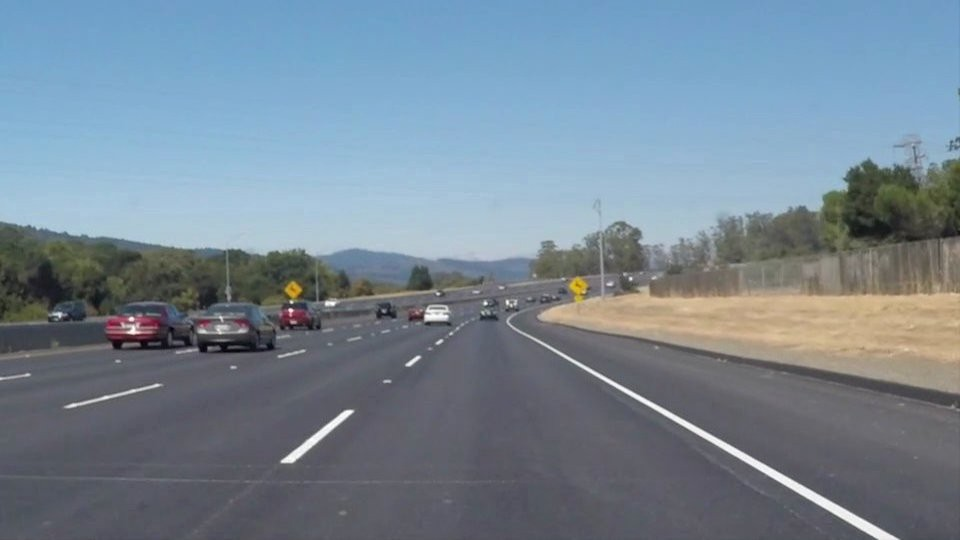
#> input picture image.jpeg, 960 x 540 px
$ python main.py
#> lines starting #> are read from the running program, lines starting #| are printed output that depends on the picture; after the words box and inside, x2 and y2 are one past the last pixel; in counts of white or black regions, pixels touching at a corner belong together
import cv2
import numpy as np
filename = "image.jpeg"
img = cv2.imread(filename) # dosyayi oku
#> img is the input picture: shape (540, 960, 3); mean B, G, R 148.1, 134.5, 118.5
from matplotlib import pyplot as plt
im = cv2.cvtColor(img, cv2.COLOR_BGR2GRAY) # grayscale kopya
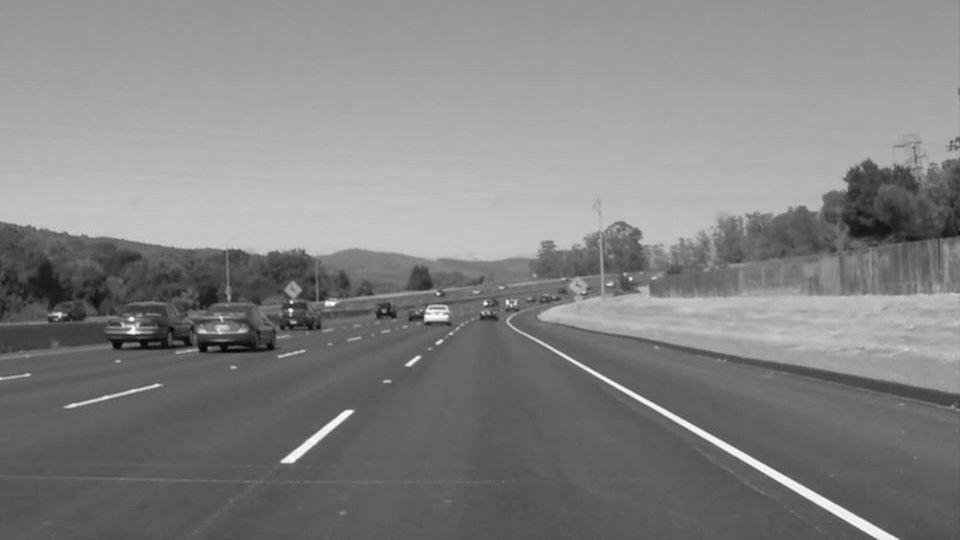
#> im: shape (540, 960); min 3, max 255, mean 131.3
img = cv2.cvtColor(img, cv2.COLOR_BGR2RGB) # rgb kopya
plt.imshow(im, cmap='gray')
plt.show()


white = cv2.inRange(im,200,255)
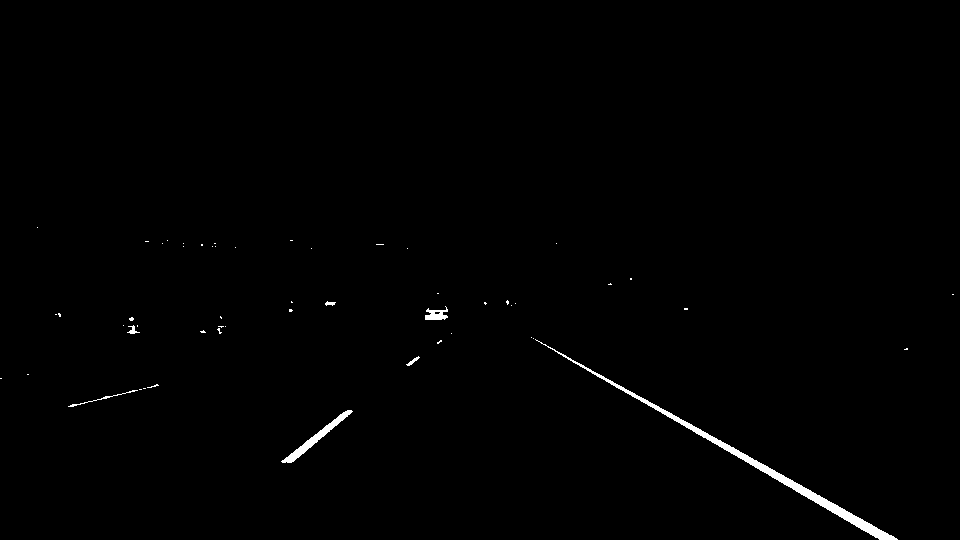
#> white: shape (540, 960); 0.66% white; 54 white regions (47 under 20 px), largest, box (x1, y1, x2, y2) and area: (535, 339, 898, 540) 2271, (281, 410, 353, 463) 566, (425, 306, 448, 320) 189
plt.imshow(white, cmap='gray')
plt.show()

# Gaussian Blur

blurred = cv2.GaussianBlur(white,(5,5),0.8)
plt.imshow(blurred, cmap='gray')
plt.show()

edge_image = cv2.Canny(blurred,50,150)
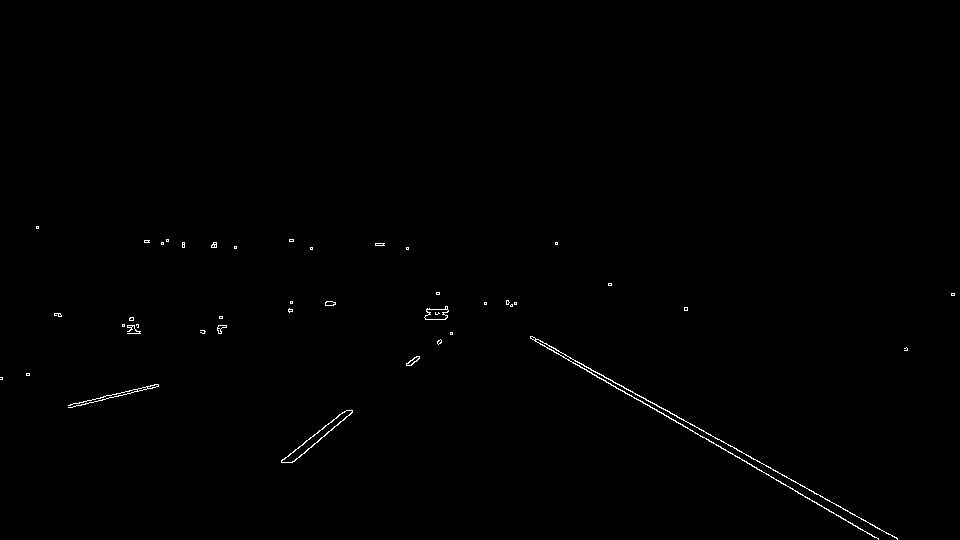
#> edge_image: shape (540, 960); 0.4% white in thin lines or dots, all inside (x1, y1, x2, y2) = (0, 226, 955, 540)
plt.imshow(edge_image, cmap='gray')
plt.show()


# ROI
mask = np.zeros_like(edge_image)
vertices = np.array([[(150,525),(440,320),(520,330),(920,525)]],np.int32)
print (vertices)
cv2.fillPoly(mask, vertices, 255)
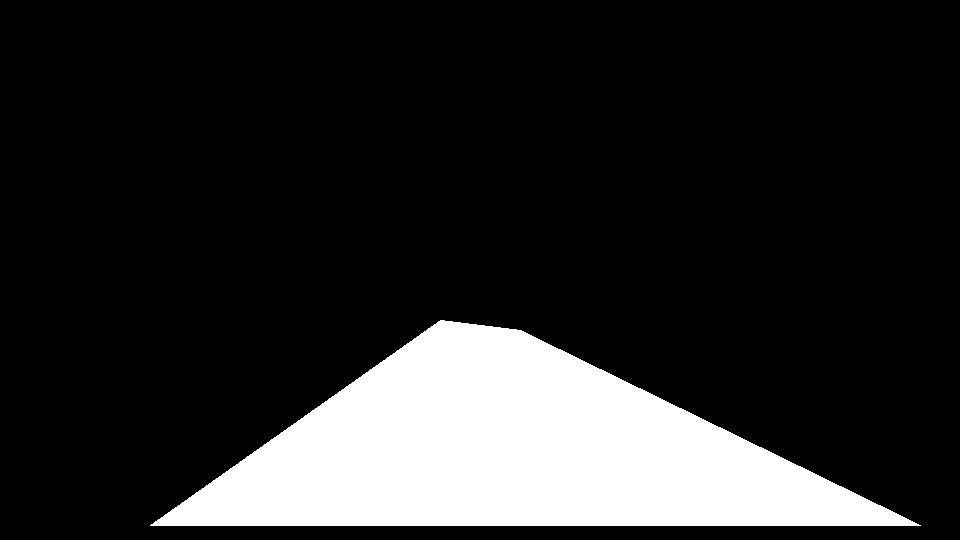
#> mask: shape (540, 960); 16.5% white; 1 white region, box (x1, y1, x2, y2) and area: (150, 320, 921, 526) 85501

plt.imshow(mask, cmap='gray')
plt.show()

print (edge_image.shape, mask.shape)
#| (540, 960) (540, 960)
masked = cv2.bitwise_and(edge_image, mask)
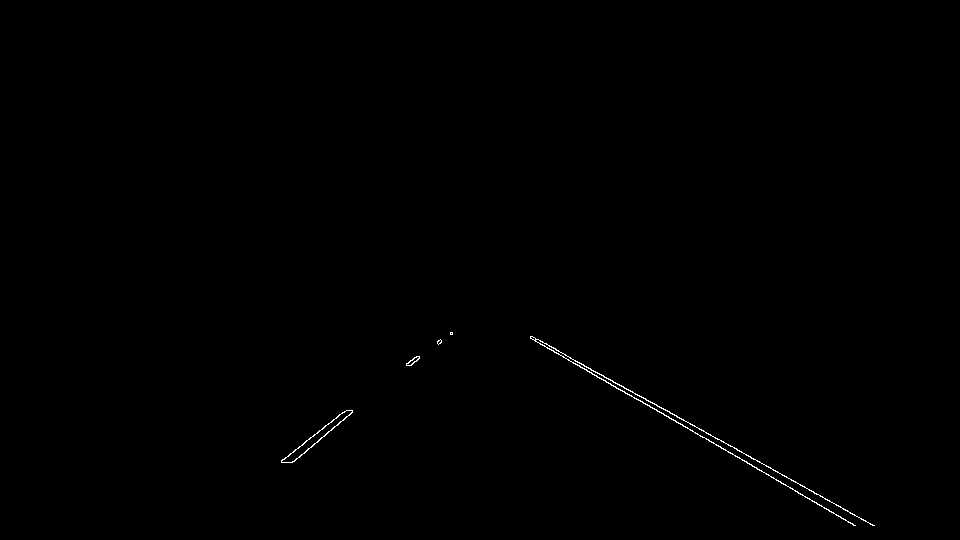
#> masked: shape (540, 960); 0.24% white in thin lines or dots, all inside (x1, y1, x2, y2) = (281, 332, 875, 526)
plt.imshow(masked, cmap='gray')
plt.show()


lines = cv2.HoughLinesP(masked,2,np.pi/180,20,np.array([]),minLineLength=50,maxLineGap=200)
#> lines = [[534, 337, 874, 525], [530, 338, 855, 525], [281, 460, 451, 332], [291, 462, 452, 332], [595, 371, 657, 406], [530, 337, 828, 509], [281, 461, 416, 356], [333, 419, 411, 364], [292, 462, 438, 340]]
zeros = np.zeros_like(img)
print (lines)
#| [[[534 337 874 525]]
#|  [[530 338 855 525]]
#|  [[281 460 451 332]]
#|  [[291 462 452 332]]
#|  [[595 371 657 406]]
#|  [[530 337 828 509]]
#|  [[281 461 416 356]]
#|  [[333 419 411 364]]
#|  [[292 462 438 340]]]
for line in lines:
    for x1,y1,x2,y2 in line:
        cv2.line(zeros,(x1,y1),(x2,y2),(0,0,255),4)
#> this loop made 9 passes

img = cv2.addWeighted(img,0.8,zeros, 1.0,0.)
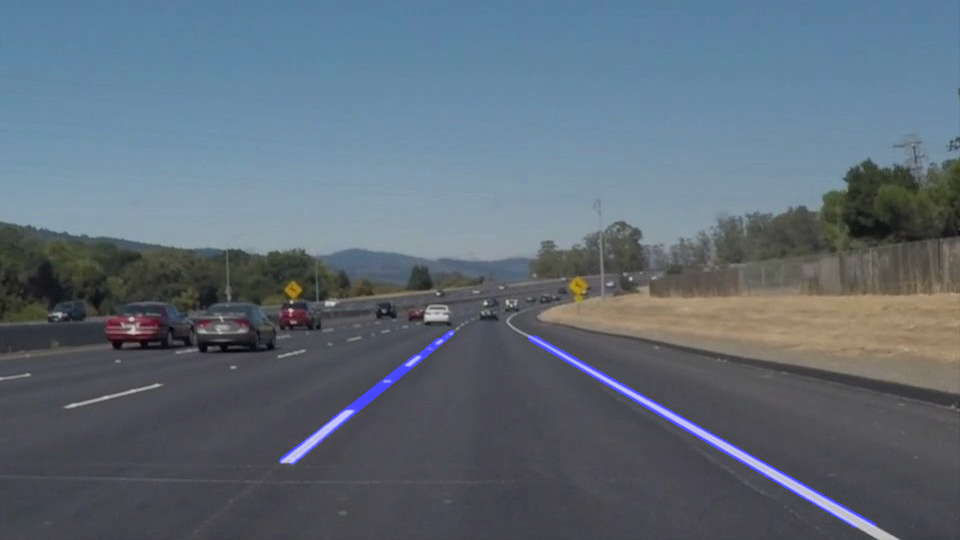
#> img: shape (540, 960, 3); mean R, G, B 94.8, 107.6, 119.9
plt.imshow(img)
plt.show()
